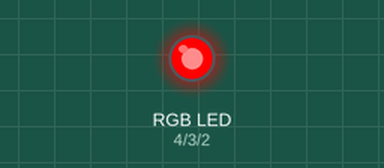
Bench run of a sketch on a simulated Arduino Uno, built with avr-gcc and run on an emulated ATmega328P. Shown: an RGB LED mixed from three pins (HIGH = lit).

Above: at 0.5 s.
At 1.5 s:
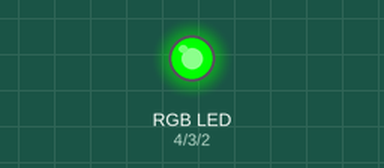
At 2.5 s:
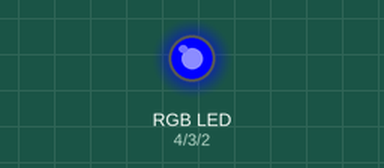
At 3.5 s:
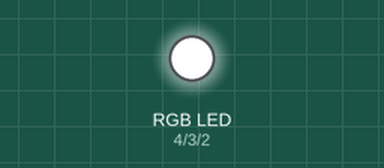
Timing chart, 0 to 5.2 s (numbered marks = the images above):
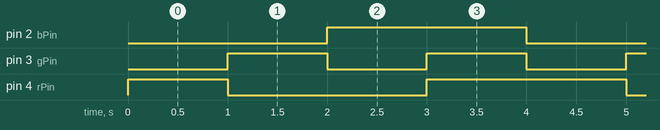

Measured:
- by itself, pin 2 (bPin): alternates HIGH for 2.0 s and LOW for 2.0 s
- by itself, pin 3 (gPin): alternates HIGH for 1.0 s and LOW for 1.0 s
- by itself, pin 4 (rPin): repeats every 4.0 s: LOW 2.0 s, HIGH 2.0 s

The sketch:

E6-RGB-light.ino
```cpp
int bPin = 2;
int gPin = 3;
int rPin = 4;

void setup() {
  // put your setup code here, to run once:
  pinMode(rPin, OUTPUT);
  pinMode(gPin, OUTPUT);
  pinMode(bPin, OUTPUT);

}

void loop() {
  // put your main code here, to run repeatedly:
  digitalWrite(rPin, HIGH);
  delay(1000);
  digitalWrite(rPin, LOW);

  digitalWrite(gPin, HIGH);
  delay(1000);
  digitalWrite(gPin, LOW);

  digitalWrite(bPin, HIGH);
  delay(1000);
  digitalWrite(bPin, LOW);


  digitalWrite(rPin, HIGH);
  digitalWrite(gPin, HIGH);
  digitalWrite(bPin, HIGH);
  delay(1000);
  digitalWrite(rPin, LOW);
  digitalWrite(gPin, LOW);
  digitalWrite(bPin, LOW);


}
```
